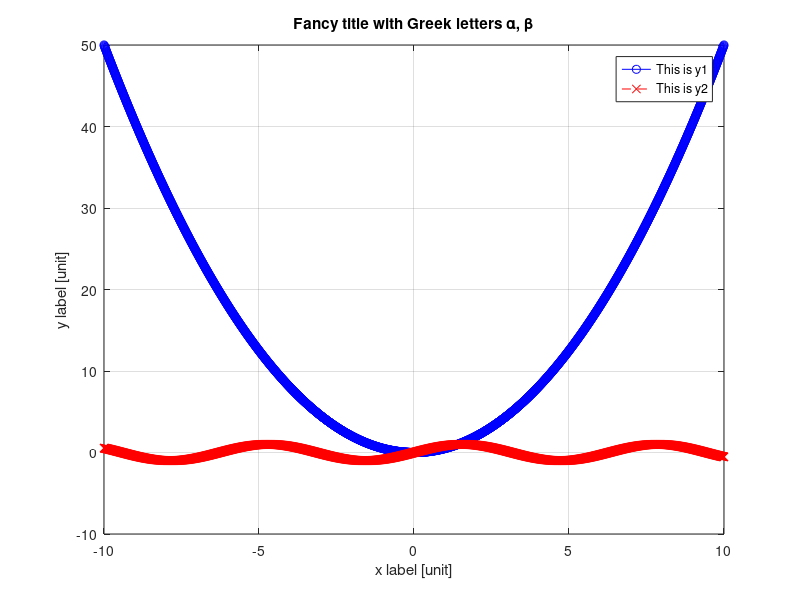

This chart was generated by the following MATLAB code:
%% Plotting Starter Code
% A block of code you can use to get started with using plots in MATLAB.
%
% * Author: Joseph Heston
% * Date: 1/29/2025

%% Clear the Workspace
% Clear the Workspace of old variables, 
% Clear the Command Window of old lines of code,
% Close all previous figures

clear, clc, close all
%% Create sample data
% Replace this with the data you want to plot.

% Create the x array
minX    = -10;
dX      = 0.01;
maxX    = +10;

x = minX:dX:maxX;

% Create the y array(s)
y1 = (1/2)*x.^2;
y2 = sin(x);
y3 = sind(x);
%% Plotting!

% Choose one of the following lines to open a new figure:

%figure()
%figure('Name','This is the name of the figure')

% Plot the functions
plot(x,y1,'bo-','LineWidth',0.5,'DisplayName','This is y1')
hold on
plot(x,y2,'rx--','LineWidth',0.5,'DisplayName','This is y2')

% Create a title
exampleTitle = sprintf('Fancy title with Greek letters \\alpha, \\beta')
title(exampleTitle)

% Add other nice features:
xlabel('x label [unit]')
ylabel('y label [unit]')
% xlim([xMin xMax])
% ylim([yMin yMax])

grid on % Add gridlines
legend('Location','best')